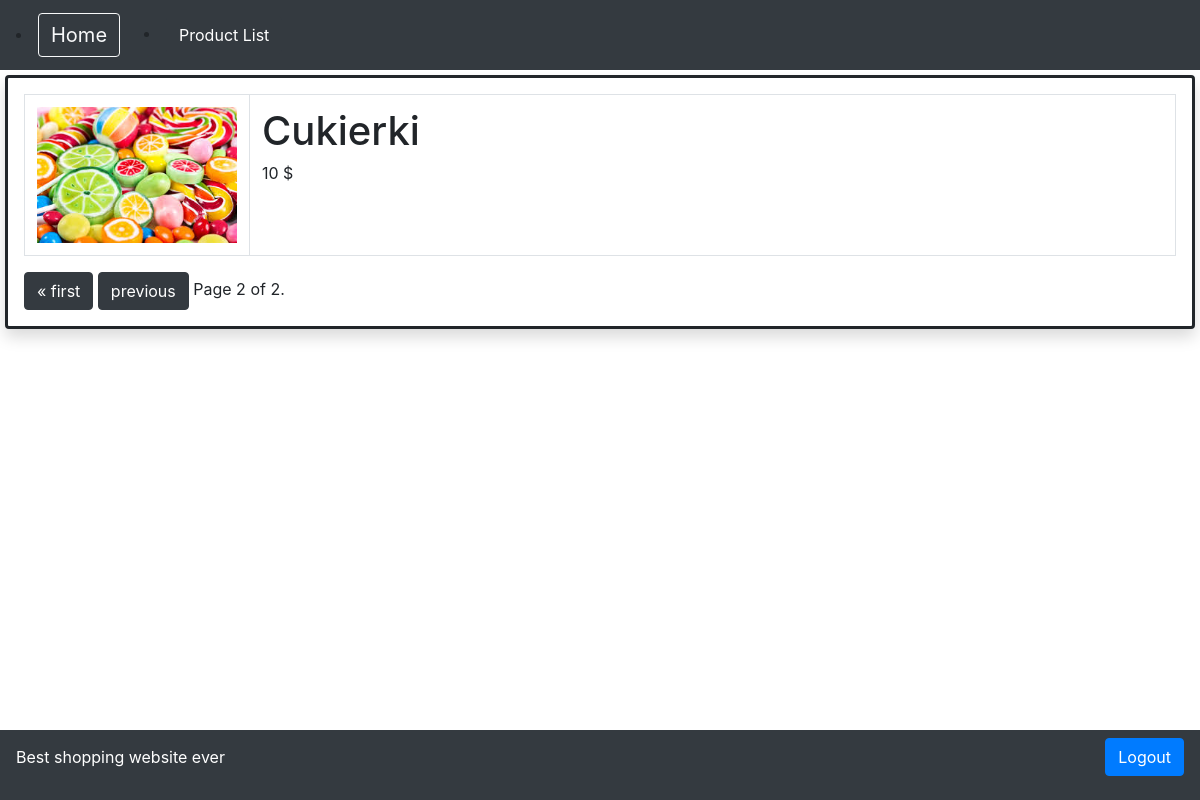
The page /list/?page=2 on the database its author committed.
### vat/models.py (models this page shows)
class Product(models.Model):
    name = models.CharField(max_length=30)
    producer = models.CharField(max_length=30)
    description = models.TextField(max_length=150)
    price = models.IntegerField()
    image = models.ImageField(upload_to='media')

### vat/views.py (the view, shortened to what this page needs)
# urls.py: path('list/', main_view),
def main_view(request):
    product = Product.objects.all()
    query = request.GET.get('query')
    if query:
        product = Product.objects.filter(Q(name__icontains=query)|Q(producer__icontains=query))
    paginator = Paginator(product, 4)
    page = request.GET.get('page')
    products = paginator.get_page(page)
    form_add = AmountForm(request.POST or None)
    form_prod = ProductForm(request.POST or None, request.FILES or None)
    if 'save_prod' in request.POST and request.method == 'POST':
        if form_prod.is_valid():
            form_prod.save()
        return redirect('/list/')
    if 'edit' in request.POST and request.method == 'POST':
        return redirect('/edit/{}/'.format(request.POST.get('edit')))
    context = {
        'product': products,
        'form': form_add,
        'form2': form_prod,
    }
    return render(request, 'main_page.html', context)

### templates/main_page.html (shortened to what this page needs)
{% extends "home.html" %}
{% block content %}
<div style="border-style: solid;" class="shadow p-3 mb-5 bg-white rounded">
{% for item in product %}
<table  class="table table-hover table-bordered">
  <tbody>
    <tr>
        <td style="width:10%;" data-toggle="modal" data-target="#p{{item.name}}"> <img style="width: 200px; hight:200px" src="{{item.image.url}}"> </td>
        <td style="width:90%;" data-toggle="modal" data-target="#p{{item.name}}"><h1>{{item.name}}</h1> {{ item.price }} $ </td>
    </tr>
  {% endfor %}
    </tbody></table>
<div class="pagination">
    <span class="step-links">
        {% if product.has_previous %}
            <a type="button" class ="btn btn-dark"  href="?page=1">&laquo; first</a>
            <a type="button" class ="btn btn-dark" href="?page={{ product.previous_page_number }}">previous</a>
        {% endif %}
        <span class="current">
            Page {{ product.number }} of {{ product.paginator.num_pages }}.
        </span>
    </span>
</div>
{% endblock %}

### rows shown on the page
Product: image (picture), name "Cukierki", price "10"

### other values the page prints
{{ product.number }} "2"
{{ product.paginator.num_pages }} "2"
